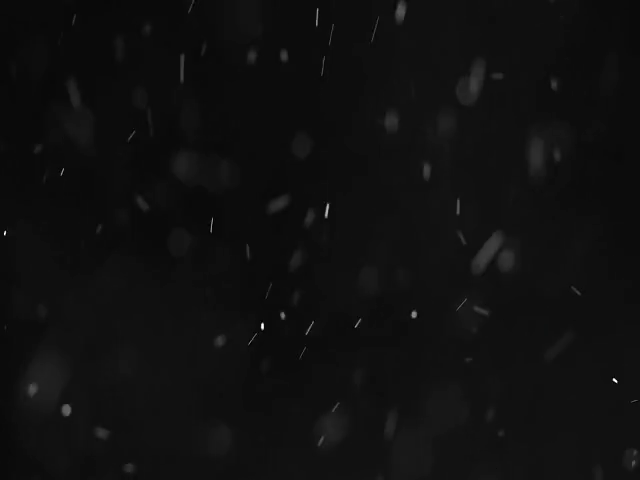
#> input picture frame 32 of snow.mp4, 640 x 480 px, given in place of the camera
$ python effect9.py
#> lines starting #> are read from the running program, lines starting #| are printed output that depends on the picture
from random import randrange

import cv2

# create an overlay image. You can use any image
#foreground = cv2.imread("original (1).gif")
Num = randrange(99999999999999999)
FileName = str(Num) + ".avi"
# Open the camera
cap = cv2.VideoCapture(0)


gif = cv2.VideoCapture("snow.mp4")
frame_width = int(cap.get(3))

frame_height = int(cap.get(4))
fourcc = cv2.VideoWriter_fourcc(*'XVID')
out = cv2.VideoWriter(FileName, fourcc, 20.0, (frame_width, frame_height))
currentFrame = 0
img_counter = 0
print("Press Space key to take a photo")
print(FileName + "  Video recording started")
print("Press ESC key to stop recording")
# Set initial value of weights
alpha = 0.9
while cap.isOpened():
    # read the background
    ret, background = cap.read()
#> background is the input picture: shape (480, 640, 3); mean B, G, R 15.6, 15.6, 15.6

    ret1, foreground = gif.read()  # ret=True if it finds a frame else False.


    background = cv2.flip(background, 1)
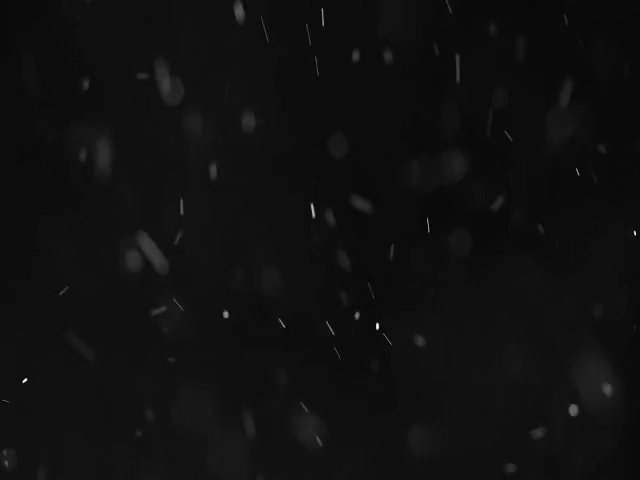
#> background: shape (480, 640, 3); mean B, G, R 15.6, 15.6, 15.6
    # Select the region in the background where we want to add the image and add the images using cv2.addWeighted()
    cv2.addWeighted(background, alpha, foreground, 1.0, 0, background)
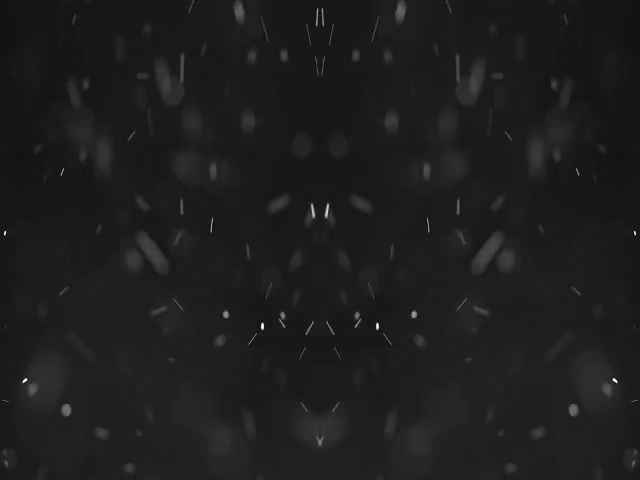
#> background: shape (480, 640, 3); mean B, G, R 29.6, 29.6, 29.6


    if ret == True:
        # Handles the mirroring of the current frame
        ##frame = cv2.flip(frame, 1)
        cv2.imshow('a', background)

        out.write(background)


    else:
        break

    currentFrame += 1

    key = cv2.waitKey(1)
#> (key Esc is pressed here)
    if key == 27:
        print("Stopped")
        cap.release()
        out.release()
        cv2.destroyAllWindows()
        break
    elif key % 256 == 32:
        img_name = "opencv_frame_{}.png".format(img_counter)
        cv2.imwrite(img_name, background)
        print("{} written!".format(img_name))
        img_counter += 1
        break

# When everything done, release the capture
cap.release()
out.release()
cv2.destroyAllWindows()

$ run again, starting later in the video
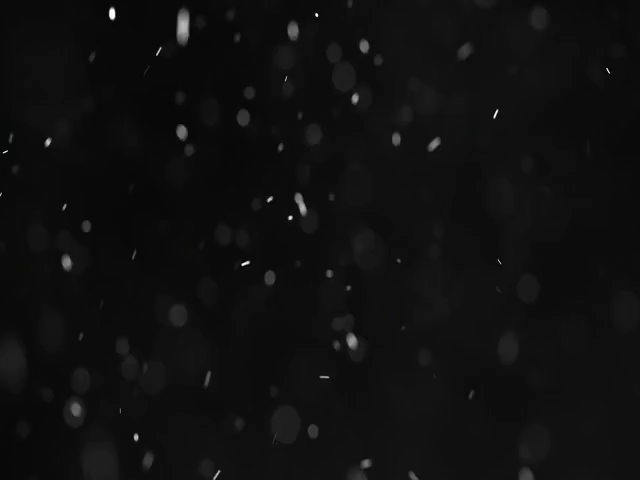
#> input picture frame 144 of snow.mp4, 640 x 480 px, given in place of the camera
#> background is the input picture: shape (480, 640, 3); mean B, G, R 15.4, 15.4, 15.4
#> `background = cv2.flip(background, 1)`:
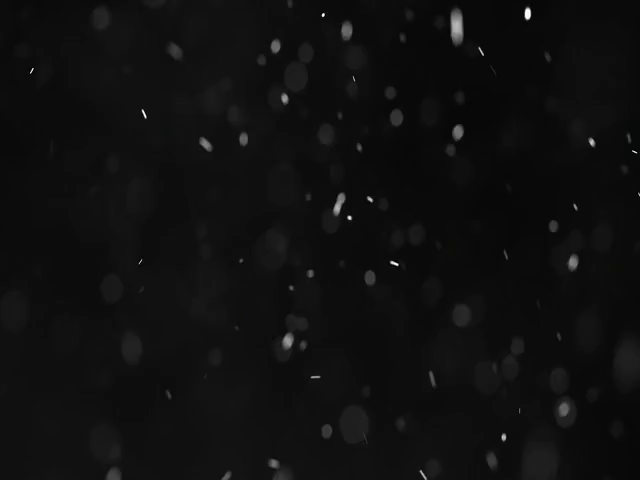
#> background: shape (480, 640, 3); mean B, G, R 15.4, 15.4, 15.4
#> `cv2.addWeighted(background, alpha, foreground, 1.0, 0, background)`:
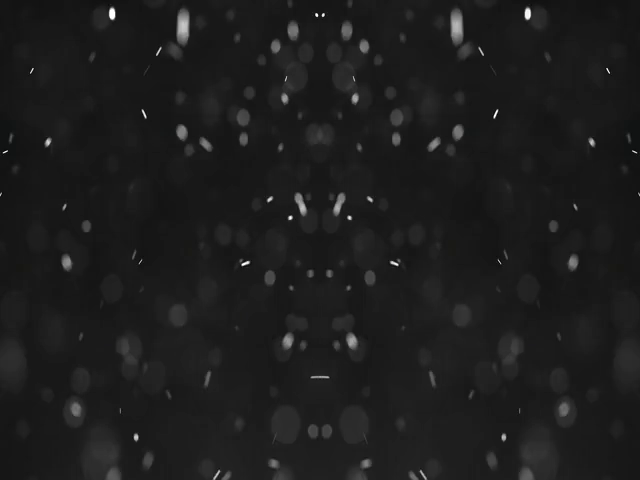
#> background: shape (480, 640, 3); mean B, G, R 29.2, 29.2, 29.2

$ run again, starting later in the video
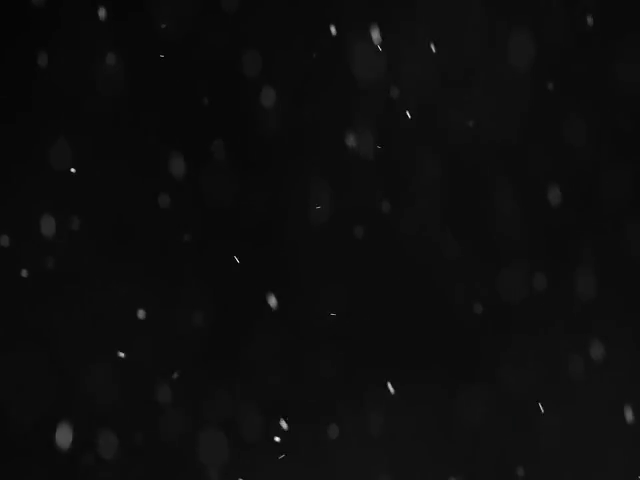
#> input picture frame 256 of snow.mp4, 640 x 480 px, given in place of the camera
#> background is the input picture: shape (480, 640, 3); mean B, G, R 13, 13, 13
#> `cv2.addWeighted(background, alpha, foreground, 1.0, 0, background)`:
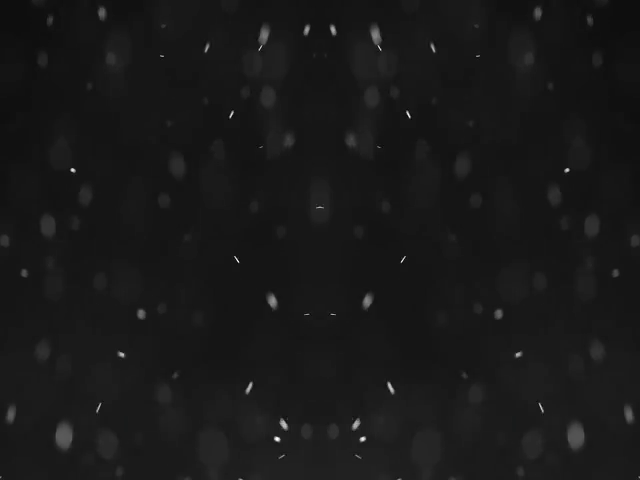
#> background: shape (480, 640, 3); mean B, G, R 24.7, 24.7, 24.7
